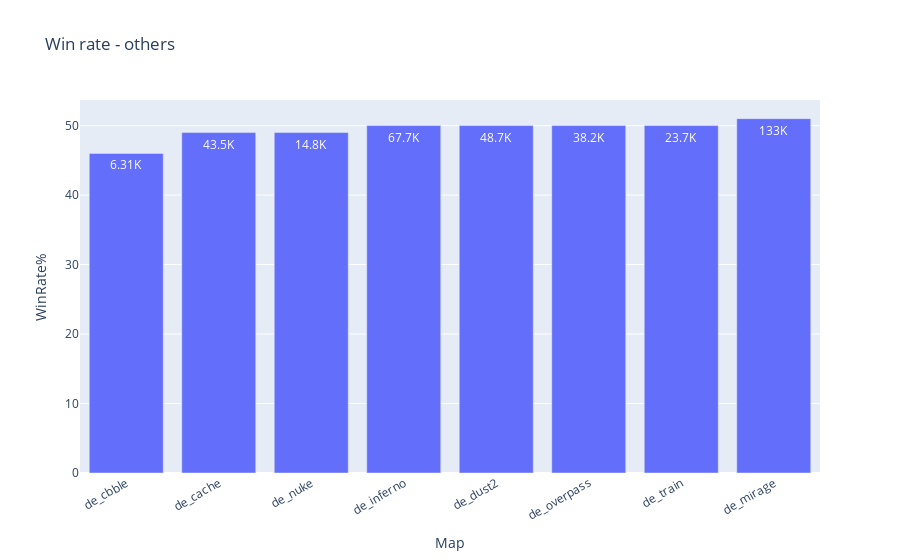

Here is the notebook cell this chart was saved with:
### Code cell
data = Maps.sort_values(by = "WinRate%")

fig = px.bar(data, y="WinRate%", x=data.index,
            text=data["TimesPlayed"].apply(human_format),
            # text_auto = ".2f",
            title="Win rate - others"
            )
fig.update_layout(xaxis_tickangle=-30)

fig.show()

### Figure 1 — Plotly figure (JSON) as saved in the notebook; plotly's stock layout.template omitted (floating-point values rounded to 4 significant figures)
{"data": [{"alignmentgroup": "True", "hovertemplate": "Map=%{x}<br>WinRate%=%{y}<br>text=%{text}<extra></extra>", "legendgroup": "", "marker": {"color": "#636efa", "pattern": {"shape": ""}}, "name": "", "offsetgroup": "", "orientation": "v", "showlegend": false, "text": ["6.31K", "43.5K", "14.8K", "67.7K", "48.7K", "38.2K", "23.7K", "133K"], "textposition": "auto", "type": "bar", "x": ["de_cbble", "de_cache", "de_nuke", "de_inferno", "de_dust2", "de_overpass", "de_train", "de_mirage"], "xaxis": "x", "y": [46, 49, 49, 50, 50, 50, 50, 51], "yaxis": "y"}], "layout": {"barmode": "relative", "legend": {"tracegroupgap": 0}, "title": {"text": "Win rate - others"}, "xaxis": {"anchor": "y", "domain": [0, 1], "tickangle": -30, "title": {"text": "Map"}}, "yaxis": {"anchor": "x", "domain": [0, 1], "title": {"text": "WinRate%"}}}}
